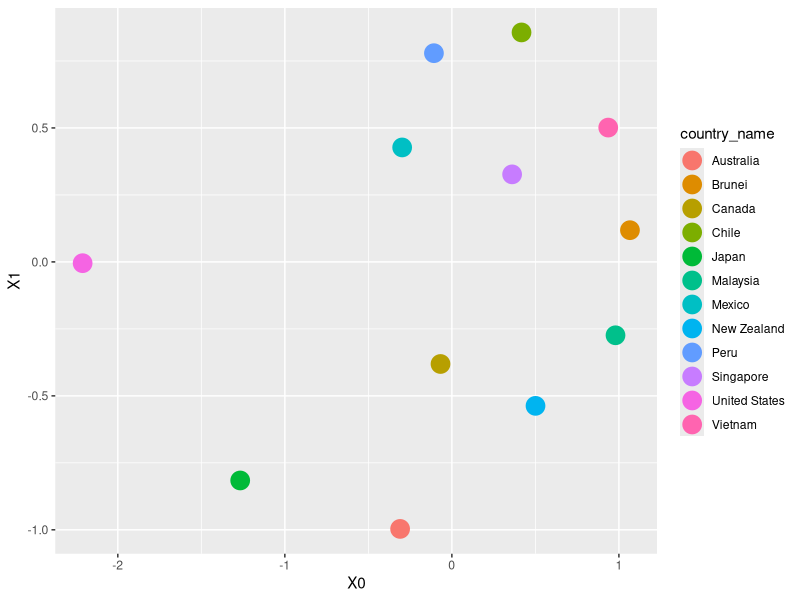

This chart was generated by the following R code:
library('ggplot2')

positions <- read.csv('positions.csv')

p <- ggplot(positions, aes(X0, X1, color=country_name)) + geom_point(size=6)

# ggsave(filename='country_decisions.png', plot=p)